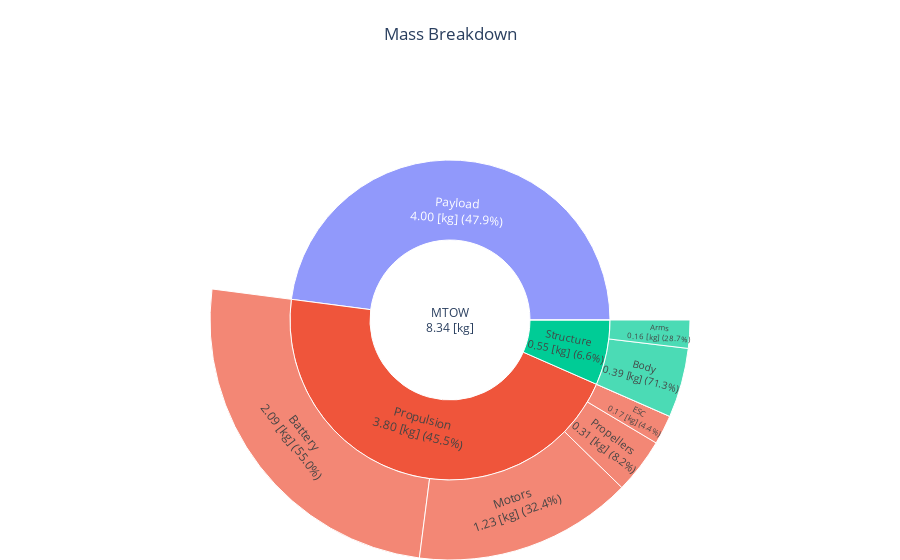

Here is the notebook cell this chart was saved with:
### Code cell
fig = mass_breakdown_sun_plot_drone(OUTPUT_FILE)
fig.show()

### Figure 1 — Plotly figure (JSON) as saved in the notebook; plotly's stock layout.template omitted (floating-point values rounded to 4 significant figures)
{"data": [{"branchvalues": "total", "labels": ["MTOW<br>8.34 [kg]", "Payload<br>4.00 [kg] (47.9%)", "Fuel mission<br>0.00 [kg] (0.0%)", "Propulsion<br>3.80 [kg] (45.5%)", "Structure<br>0.55 [kg] (6.6%)", "Propellers<br>0.31 [kg] (8.2%)", "Motors<br>1.23 [kg] (32.4%)", "Gearboxes<br>0.00 [kg] (0.0%)", "ESC<br>0.17 [kg] (4.4%)", "Battery<br>2.09 [kg] (55.0%)", "Body<br>0.39 [kg] (71.3%)", "Arms<br>0.16 [kg] (28.7%)"], "parents": ["", "MTOW<br>8.34 [kg]", "MTOW<br>8.34 [kg]", "MTOW<br>8.34 [kg]", "MTOW<br>8.34 [kg]", "Propulsion<br>3.80 [kg] (45.5%)", "Propulsion<br>3.80 [kg] (45.5%)", "Propulsion<br>3.80 [kg] (45.5%)", "Propulsion<br>3.80 [kg] (45.5%)", "Propulsion<br>3.80 [kg] (45.5%)", "Structure<br>0.55 [kg] (6.6%)", "Structure<br>0.55 [kg] (6.6%)"], "type": "sunburst", "values": [8.344, 4, 0, 3.796, 0.549, 0.312, 1.23, 0, 0.1652, 2.088, 0.3912, 0.1578]}], "layout": {"margin": {"b": 0, "l": 0, "r": 0, "t": 80}, "title": {"text": "Mass Breakdown", "x": 0.5}}}
